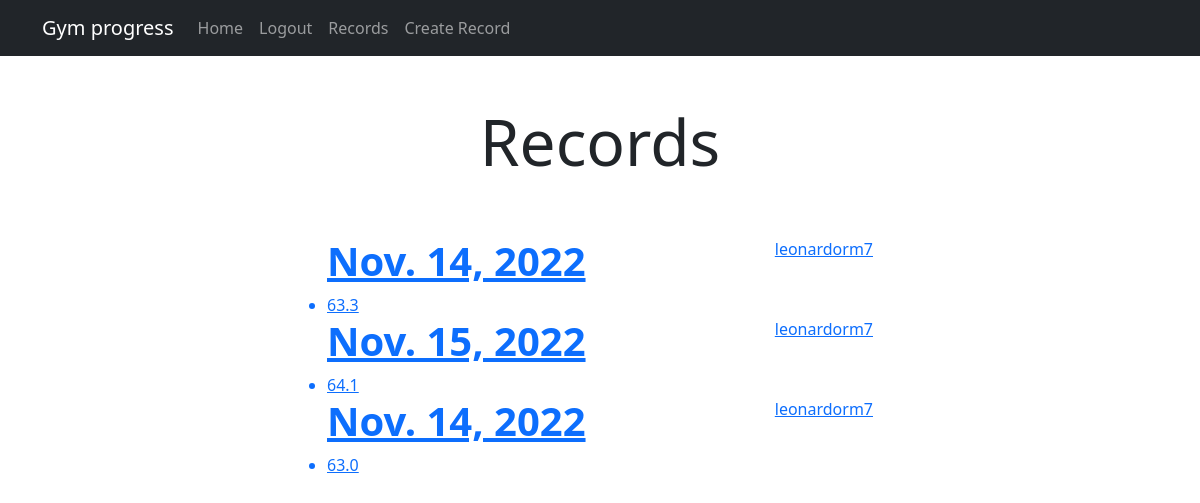
Screenshot of /tasks/ (signed in) with the database file from the repository.
### tasks/models.py (models this page shows, shortened)
class Record(models.Model):
    date = models.DateField(null=True, blank=True)
    weight = models.FloatField(null=True)
    calories_consumed=models.FloatField(null=True)
    average_weekly_weight=models.FloatField
    average_weekly_calories_consumed=models.FloatField
    calorie_increases=models.CharField(max_length=100)
    created=models.DateTimeField(auto_now_add=True)
    user=models.ForeignKey(User, on_delete=models.CASCADE)

### tasks/views.py (the view)
# urls.py: path('tasks/',views.tasks, name='tasks'),
@login_required
def tasks(request):
    records=Record.objects.filter(user=request.user)
    return render(request,'tasks.html',{'tasks':records})

### tasks/templates/tasks.html (shortened to what this page needs)
{% extends 'base.html' %}
{% block content %}
<main class="container">
    <div class="row">
        <div class="col-md-6 offset-3">
            <h1 class="text-center display-3 py-5">Records</h1>
            <ul class="list-group">
                {% for record in tasks %}
                <a class="list-group.item" href="{% url 'record_detail' record.id %}">
                    <header class="d-flex justify-content-between">
                        <h1 class="fw-bold">{{record.date}}</h1>
                        <p>{{record.user.username}}</p>
                    </header>
                <li>{{record.weight}}</li>
                </a>
            {% endfor %}
            </ul>
        </div>
    </div>
</main>
{% endblock %}

### rows the page displays
Record: date "Nov. 14, 2022", user.username "leonardorm7", weight "63.3"
Record: date "Nov. 15, 2022", user.username "leonardorm7", weight "64.1"
Record: date "Nov. 14, 2022", user.username "leonardorm7", weight "63.0"
